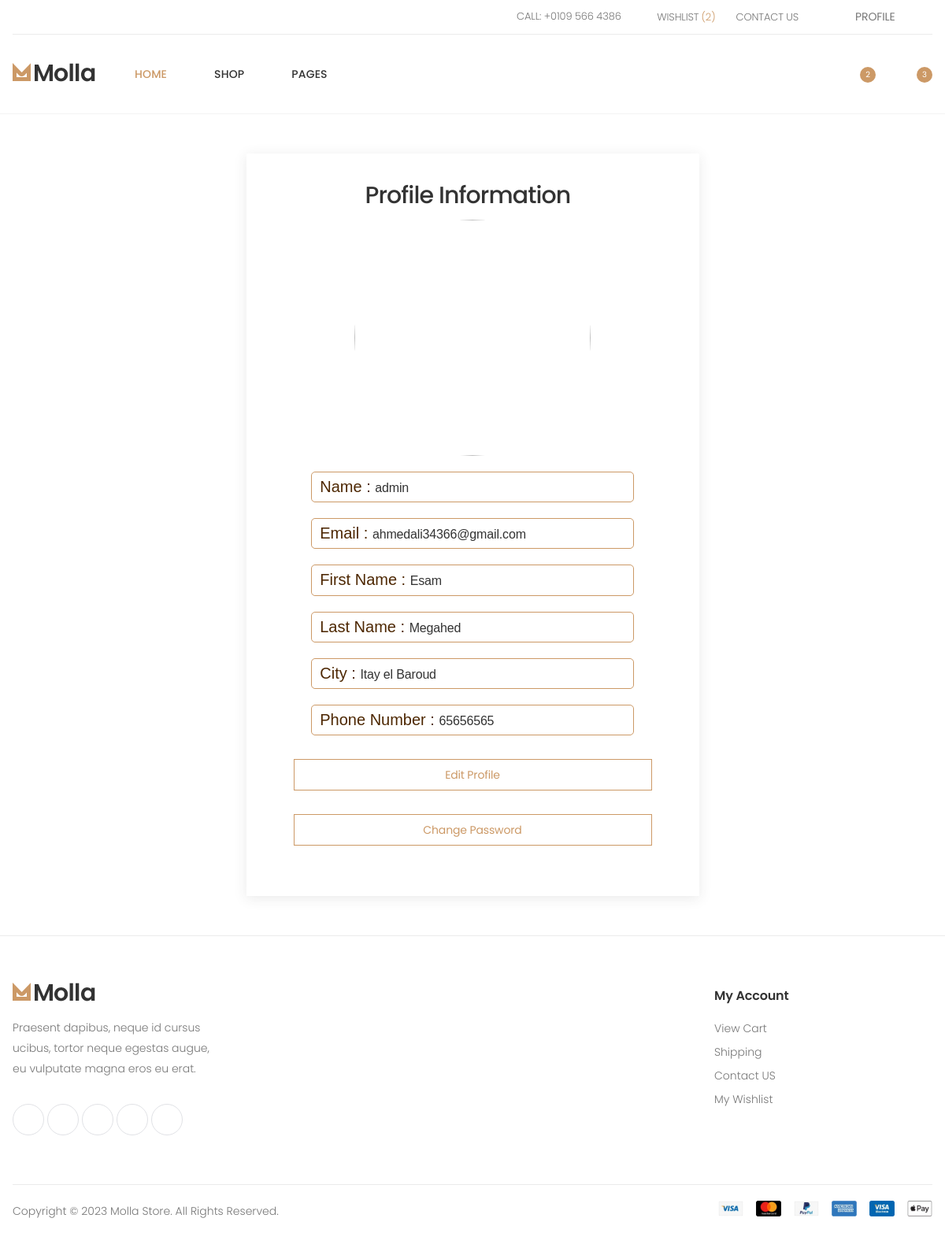
/accounts/profile/ (signed in), run on the app's committed database.
### accounts/models.py (models this page shows, shortened)
class Profile(models.Model):
    user = models.OneToOneField(User, on_delete=models.CASCADE)
    phone_number = models.CharField(max_length=15)
    image = models.ImageField(upload_to="profile/photo/")
    city = models.ForeignKey(
        "City",
        related_name="user_city",
        on_delete=models.CASCADE,
        null=True,
        blank=True,
    )
    @property
    def image_URL(self):
        try:
            url = self.image.url
        except:
            url = ""
        return url

class City(models.Model):
    city = models.CharField(max_length=40)
    def __str__(self) -> str:
        return str(self.city)

### accounts/views.py (the view)
# urls.py: path('profile/', views.profile,name='profile'),
@login_required
def profile(request):
    profile = Profile.objects.get(
        user=request.user,
    )
    image = profile.image_URL
    products = Product.objects.all()
    data = cartdata(request)
    cartItems = data["cartItems"]
    items = data["items"]
    order = data["order"]
    wishLen = data["wishLen"]
    product_In_wishList = data["product_In_wishList"]
    PIW = data["PIW"]
    context = {
        "profile": profile,
        "products": products,
        "items": items,
        "order": order,
        "cartItems": cartItems,
        "shipping": False,
        "PIW": PIW,
        "wishLen": wishLen,
        "product_In_wishList": product_In_wishList,
        "image": image,
    }
    return render(request, "accounts/profile.html", context)

### shop/models.py (called while the page is built)
    @property
    def imageURL(self):
        try:
            url = self.image.url
        except:
            url = ""
        return url

    @property
    def get_cart_total(self):
        order_items = self.orderitem_set.all()
        total = sum([item.get_total for item in order_items])
        return total

    @property
    def get_cart_items(self):
        order_items = self.orderitem_set.all()
        total = sum([item.quantity for item in order_items])
        return total

    @property
    def get_total(self):
        total = self.product.price * self.quantity
        return total

### accounts/templates/accounts/profile.html
{% extends 'shop/mine.html' %}
{% load static %}
{% load bootstrap4 %}
{% block content %}
<div class="container">
    <div class="form-box" style="margin-top: 50px;margin-bottom: 50px;">
        <form enctype="multipart/form-data" method="POST" class="profile">
            <div class="widget-title" style="margin: auto; width: 60%;">
                <h3>Profile Information</h3>
            </div>
            <div>
                <ul class="widget-list profile-ui">
                    <li class="megamenu-container " style="margin: auto; width: 300px;"><img src="{{image}}" alt=""
                            style="width: 300px;height: 300px; border-radius: 50%;"> </li>
                    <li class="megamenu-container profile-li">Name :
                        <span class="profile-span">{{profile.user.username}} </span>
                    </li>
                    <li class="megamenu-container profile-li">Email : <span
                            class="profile-span">{{profile.user.email}}</span></li>
                    <li class="megamenu-container profile-li">First Name : <span
                            class="profile-span">{{profile.user.first_name}}</span></li>
                    <li class="megamenu-container profile-li">Last Name : <span
                            class="profile-span">{{profile.user.last_name}}</span></li>
                    <li class="megamenu-container profile-li">City : <span class="profile-span">{{profile.city}}</span>
                    </li>
                    <li class="megamenu-container profile-li">Phone Number : <span
                            class="profile-span">{{profile.phone_number}}</span></li>
                </ul>
        </form>
    </div>
    <div style="margin-top: 30px;">
        <a href="{% url 'accounts:profile_edit' %}" class="btn btn-outline-primary-2" style="width: 100%;">Edit
            Profile</a>
    </div>
    <div style="margin-top: 30px;">
        <a href="{% url 'password_change' %}" class="btn btn-outline-primary-2" style="width: 100%;">Change
            Password</a>
    </div>
</div>
</div>
{% endblock content %}

### data on the page
Profile: user.username "admin", user.email "ahmedali34366@gmail.com", user.first_name "Esam", user.last_name "Megahed", city "Itay el Baroud", phone_number "65656565"

### other printed values
{{ wishLen }} "2"
{{ cartItems }} "3"
